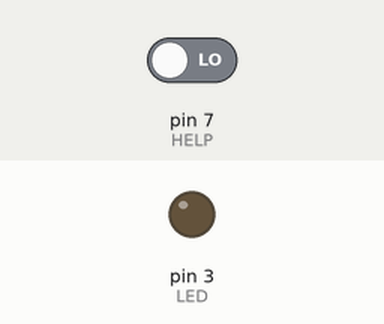
Recording of a sketch running on a simulated Arduino Uno, built with avr-gcc and run on an emulated ATmega328P. Parts: output pins drawn as LEDs (lit = HIGH). The test bench sets the inputs (shaded band); at power-on: pin 7 (HELP) LOW.

Above: at 1.2 s.
1.3 s: pin 7 (HELP) driven HIGH
At 2.1 s:
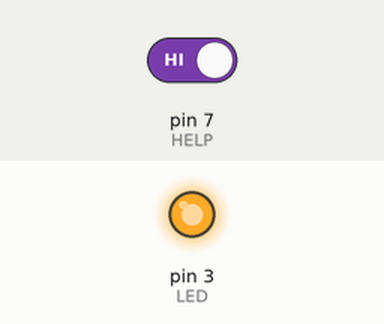
4.3 s: pin 7 (HELP) driven LOW
At 4.7 s:
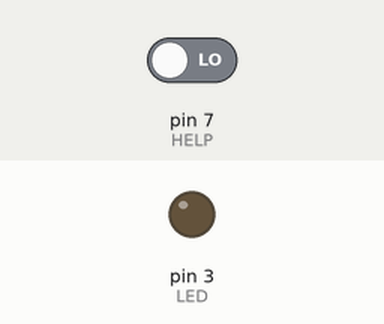
Timing chart, 0 to 7.3 s (numbered marks = the images above; inputs shaded):
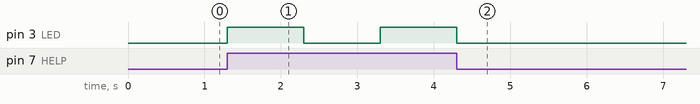

Measured:
- after the input at 1.3 s, pin 3 (LED): LOW → HIGH at once, → LOW 1.0 s later, → HIGH 1.0 s later
- after the input at 4.3 s, pin 3 (LED): goes on until 4.3 s, then stays LOW

The sketch:

sender.ino
```cpp
/* 1byte HC12 TRANSMITTER example.
/* Tutorial link: http://electronoobs.com/eng_arduino_tut96.php
 * Code: http://electronoobs.com/eng_arduino_tut96_code1.php
 * Scheamtic: http://electronoobs.com/eng_arduino_tut96_sch1.php
 * Youtube Channel: http://www.youtube/c/electronoobs
 *
  Module // Arduino UNO/NANO
    GND    ->   GND
    Vcc    ->   3.3V
    Tx     ->   D10
    Rx     ->   D11
 */
#include <SoftwareSerial.h>
SoftwareSerial HC12(10, 11); // HC-12 TX Pin, HC-12 RX Pin
int HELP = 7;
int LED = 3;

void setup() {
  Serial.begin(9600);             // Serial port to computer
  HC12.begin(9600);               // Serial port to HC12
  pinMode(HELP,INPUT);
  pinMode(LED,OUTPUT);
}
void loop() {
  int SOS = (digitalRead(HELP));
  HC12.write(SOS);      // Send that data to HC-12
  if (digitalRead(HELP)){
      digitalWrite(3, HIGH);
      delay(1000);
      digitalWrite(3, LOW);
      delay(1000);
    }
}
```
